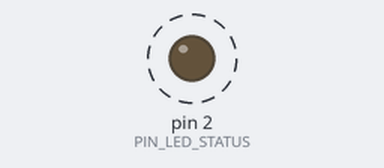
This sketch was run on a simulated Arduino Nano, built with avr-gcc and run on an emulated ATmega328P. Shown: output pins drawn as LEDs (lit = HIGH). Dashed ring = blinking. Storage starts empty; what the sketch prints to the serial monitor is not drawn.

Above: at 1.81 s.
Timing chart, 0 to 4.6 s (numbered marks = the images above):
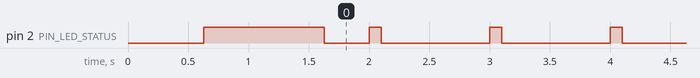

The sketch:

FlightRecorder.ino
```cpp
/*
 * Project: Nano-BlackBox-Telemetry
 * Author: Konpantidos
 * Hardware: Arduino Nano, MPU6050, BMP280, MicroSD Card Module
 * Description: Logs 6-DOF IMU data and Barometric Altitude to CSV.
 */

#include "Config.h"
#include "Sensors.h"
#include "Storage.h"

// --- Flight States ---
enum FlightState {
    STATE_IDLE,    // Waiting on pad
    STATE_ASCENT,  // Powered flight / Coasting up
    STATE_DESCENT, // Falling / Parachute
    STATE_LANDED   // Safe on ground
};

FlightState currentState = STATE_IDLE;
unsigned long lastLogTime = 0;

void setup() {
    Serial.begin(115200);
    Serial.println("\n--- NANO BLACKBOX BOOT ---");

    pinMode(PIN_LED_STATUS, OUTPUT);

    // Initialize Modules
    initSensors();
    calibrateSensors();

    // Try to initialize SD. If it fails, blink rapidly (Error code)
    if (!initStorage()) {
        while (1) {
            digitalWrite(PIN_LED_STATUS, HIGH); delay(100);
            digitalWrite(PIN_LED_STATUS, LOW);  delay(100);
        }
    }

    // Ready signal
    digitalWrite(PIN_LED_STATUS, HIGH);
    delay(1000);
    digitalWrite(PIN_LED_STATUS, LOW);
}

void loop() {
    // 1. Read Data
    FlightData data = readSensors();

    // 2. State Machine Logic
    switch (currentState) {
        case STATE_IDLE:
            // Blink LED slowly (Heartbeat)
            if (millis() % 1000 < 100) digitalWrite(PIN_LED_STATUS, HIGH);
            else digitalWrite(PIN_LED_STATUS, LOW);

            // Detect Launch: Acceleration > Threshold
            if (data.az > LAUNCH_THRESHOLD) {
                currentState = STATE_ASCENT;
                Serial.println("[FSM] LAUNCH DETECTED! 🚀");
                digitalWrite(PIN_LED_STATUS, HIGH); // Solid LED during flight
            }
            break;

        case STATE_ASCENT:
            // Log Data fast!
            if (millis() - lastLogTime >= LOG_INTERVAL) {
                logData(data);
                lastLogTime = millis();
            }

            // Detect Apogee (simplified logic for now)
            // If altitude starts dropping... (Needs logic later)
            // For now, let's just simulate transition
            // currentState = STATE_DESCENT;
            break;

        case STATE_DESCENT:
            // Continue logging
            if (millis() - lastLogTime >= LOG_INTERVAL) {
                logData(data);
                lastLogTime = millis();
            }

            // Detect Landing (Altitude constant)
            // currentState = STATE_LANDED;
            break;

        case STATE_LANDED:
            // Save file immediately
            closeStorage();

            // Blink specific pattern to help locate rocket
            if (millis() % 200 < 50) digitalWrite(PIN_LED_STATUS, HIGH);
            else digitalWrite(PIN_LED_STATUS, LOW);
            break;
    }
}
```

Sensors.cpp
```cpp
#include "Sensors.h"
#include "Config.h"

// TODO: Include Adafruit Libraries here later
// #include <Adafruit_MPU6050.h>
// #include <Adafruit_BMP280.h>

void initSensors() {
    Serial.println("[SENSORS] Initializing MPU6050 & BMP280...");
    // Hardware initialization code will go here
    delay(100);
    Serial.println("[SENSORS] Sensors Ready.");
}

FlightData readSensors() {
    FlightData data;

    // --- TEMPORARY DUMMY DATA (For Testing Logic) ---
    // In the future, this will be: data.ax = mpu.getAccelerationX();
    data.timestamp = millis();
    data.ax = 0.05; // Resting on table
    data.ay = 0.02;
    data.az = 1.00; // 1G (Gravity)
    data.altitude = 0.0;
    data.temperature = 25.0;

    return data;
}

void calibrateSensors() {
    Serial.println("[SENSORS] Calibrating...");
    // Calibration logic goes here
    delay(500);
}
```

Sensors.h
```cpp
#ifndef SENSORS_H
#define SENSORS_H

#include <Arduino.h>

// Structure to hold all sensor data in one neat package
struct FlightData {
    float ax, ay, az;   // Acceleration (G)
    float gx, gy, gz;   // Gyroscope (deg/s)
    float altitude;     // Altitude (meters)
    float temperature;  // Temperature (C)
    unsigned long timestamp; // Time since boot (ms)
};

// Function declarations
void initSensors();
FlightData readSensors();
void calibrateSensors(); // Optional: Call on startup to zero gyro

#endif
```

Storage.cpp
```cpp
#include "Storage.h"
#include "Config.h"
#include <SPI.h>
#include <SD.h>

File logFile;

bool initStorage() {
    Serial.print("[STORAGE] Initializing SD Card...");

    // Check if card is present
    if (!SD.begin(PIN_SD_CS)) {
        Serial.println("FAILED!");
        return false;
    }
    Serial.println("OK.");

    // Open file and write CSV Header
    logFile = SD.open(LOG_FILENAME, FILE_WRITE);
    if (logFile) {
        logFile.println("Time(ms),AccelX,AccelY,AccelZ,Altitude,Temp");
        logFile.flush(); // Ensure header is saved
        Serial.println("[STORAGE] File created: " LOG_FILENAME);
        return true;
    } else {
        Serial.println("[STORAGE] Error creating file.");
        return false;
    }
}

void logData(FlightData data) {
    if (logFile) {
        logFile.print(data.timestamp); logFile.print(",");
        logFile.print(data.ax);        logFile.print(",");
        logFile.print(data.ay);        logFile.print(",");
        logFile.print(data.az);        logFile.print(",");
        logFile.print(data.altitude);  logFile.print(",");
        logFile.println(data.temperature);

        // Note: We do NOT define flush() here to save speed.
        // We only flush/close when LANDED.
    }
}

void closeStorage() {
    if (logFile) {
        logFile.close();
        Serial.println("[STORAGE] File saved and closed.");
    }
}
```

Storage.h
```cpp
#ifndef STORAGE_H
#define STORAGE_H

#include <Arduino.h>
#include "Sensors.h" // We need to know what FlightData looks like

// Function declarations
bool initStorage();
void logData(FlightData data);
void closeStorage(); // Safely save file on landing

#endif
```

Config.h
```cpp
#ifndef CONFIG_H
#define CONFIG_H

// --- Hardware Pin Definitions ---
#define PIN_LED_STATUS  2     // Status LED (Indicates flight state)
#define PIN_BUZZER      3     // Piezo Buzzer (Optional)
#define PIN_SD_CS       10    // Chip Select pin for SD Card Module

// --- Flight Thresholds ---
#define LAUNCH_THRESHOLD 2.0  // Acceleration (G) required to detect liftoff
#define LANDING_TIMER    5000 // Time (ms) of no motion to detect landing
#define SEA_LEVEL_PRESSURE 1013.25 // Standard pressure (adjust based on location)

// --- Data Logging ---
#define LOG_FILENAME "flight.csv" // Name of the log file
#define LOG_INTERVAL 50           // Log every 50ms (20Hz)

#endif
```

Measured:
- by itself, pin 2 (PIN_LED_STATUS): repeats every 1.0 s: HIGH 0.10 s, LOW 0.90 s
